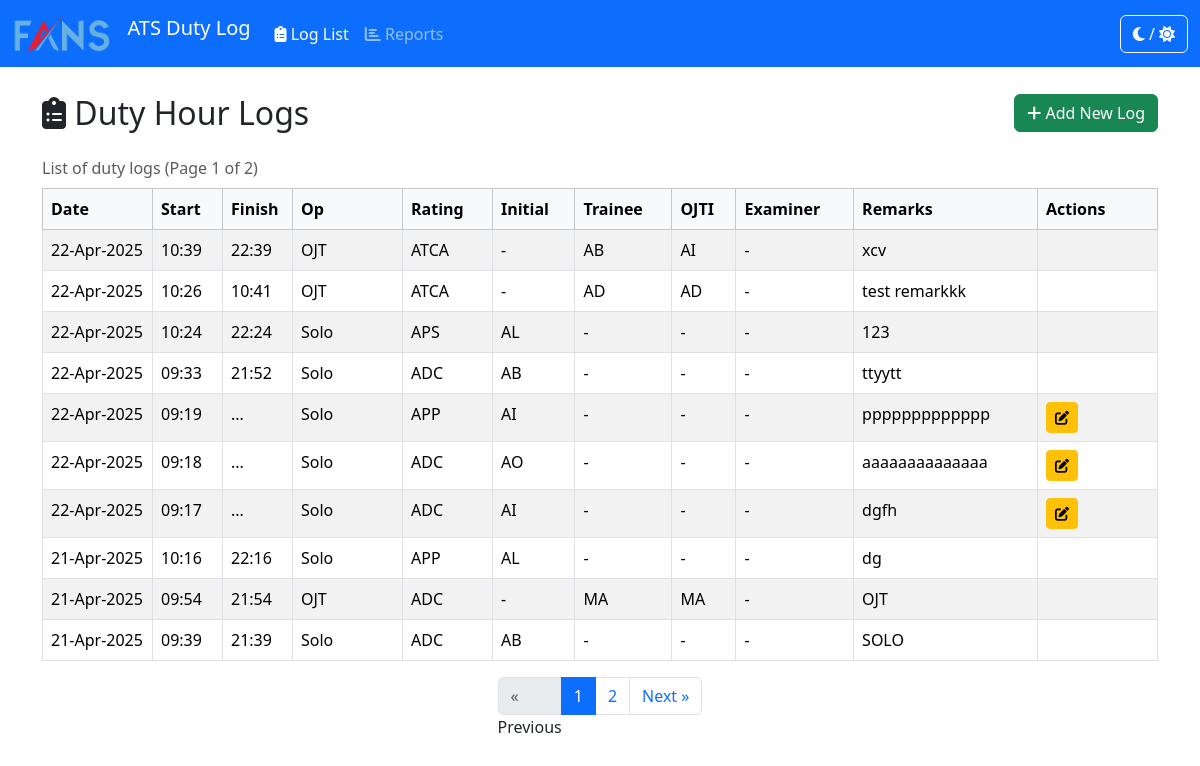
/logs/, run on an earlier commit of the app's database.
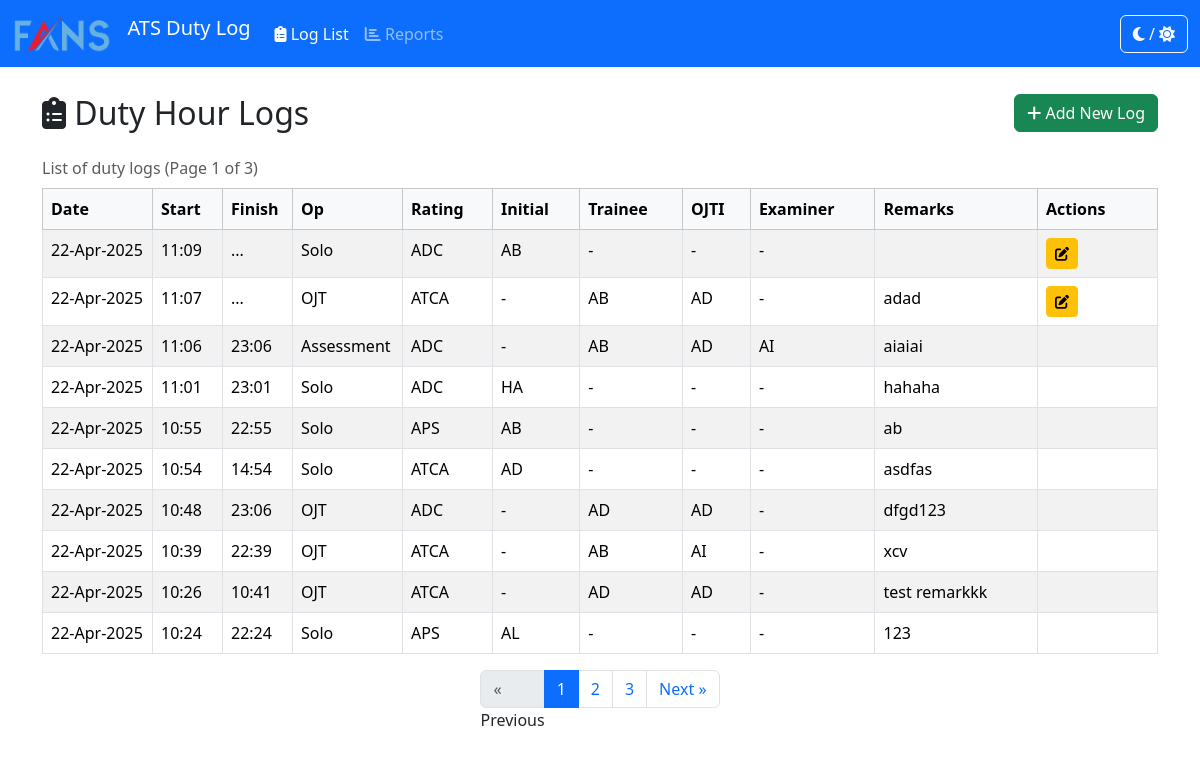
And on a later commit of the database.
### duty_hour_log/models.py (models this page shows, shortened)
class DutyHourLog(models.Model):
    OP_CHOICES = [
        ('', '---------'), # Add a blank choice
        ('Solo', 'Solo'),
        ('OJT', 'OJT'),
        ('Assessment', 'Assessment'),
    ]
    RATING_CHOICES = [
        ('ADC', 'ADC'),
        ('APP', 'APP'),
        ('APS', 'APS'),
        ('ATCA', 'ATCA'),
    ]
    op = models.CharField(
        max_length=20,
        choices=OP_CHOICES,
        verbose_name="Operation Type"
    )
    date = models.DateField()
    start_time = models.TimeField(verbose_name="Start Time")
    finish_time = models.TimeField(verbose_name="Finish Time", null=True, blank=True)
    rating = models.CharField(
        max_length=10,
        choices=RATING_CHOICES
    )
    initial = models.ForeignKey(
        Initial,
        on_delete=models.PROTECT,
        verbose_name="Initial (Controller)", # For Solo operations
        related_name='duty_logs_as_primary',
        null=True, # Made optional
        blank=True  # Made optional
    )
    ojti = models.ForeignKey(
        Initial,
        on_delete=models.PROTECT,
        null=True,
        blank=True,
        verbose_name="OJTI",
        related_name='duty_logs_as_ojti',
        help_text="Select for OJT operations."
    )
    examiner = models.ForeignKey(
        Initial,
        on_delete=models.PROTECT,
        null=True,
        blank=True,
        verbose_name="Examiner",
        related_name='duty_logs_as_examiner',
        help_text="Select for Assessment operations."
    )
    trainee = models.ForeignKey( # NEW FIELD
        Initial,
        on_delete=models.PROTECT,
        null=True,
        blank=True,
        verbose_name="Trainee",
        related_name='duty_logs_as_trainee',
        help_text="Select for OJT or Assessment operations."
    )
    remarks = models.TextField(blank=True, null=True)
    created_at = models.DateTimeField(auto_now_add=True)
    updated_at = models.DateTimeField(auto_now=True)
    class Meta:
        ordering = ['-date', '-start_time']
        verbose_name = "Duty Hour Log"
        verbose_name_plural = "Duty Hour Logs"

class Initial(models.Model):
    code = models.CharField(max_length=10, unique=True, help_text="Unique code/identifier for the Initial (e.g., 'JDS')")
    full_name = models.CharField(max_length=100, blank=True, null=True, help_text="Optional full name associated with the initial")
    is_active = models.BooleanField(default=True, help_text="Mark if this initial is currently active")
    class Meta:
        verbose_name = "Initial"
        verbose_name_plural = "Initials"
        ordering = ['code']

### duty_hour_log/views.py (the view)
# urls.py: path('', lambda request: redirect('log_list', permanent=False)), # Requires from django.shortcuts import redirect
def log_list(request):
    log_list_all = DutyHourLog.objects.all().order_by('-date', '-start_time')
    paginator = Paginator(log_list_all, 10) # Show 10 logs per page.
    page_number = request.GET.get('page')
    page_obj = paginator.get_page(page_number)
    active_initials = list(Initial.objects.filter(is_active=True).values('id', 'code'))
    op_choices = [{'value': c[0], 'display': c[1]} for c in DutyHourLog.OP_CHOICES]
    rating_choices = [{'value': c[0], 'display': c[1]} for c in DutyHourLog.RATING_CHOICES]
    context = {
        'page_obj': page_obj,
        'active_initials_json': json.dumps(active_initials), # Pass initials as JSON
        'op_choices_json': json.dumps(op_choices), # Pass choices as JSON
        'rating_choices_json': json.dumps(rating_choices), # Pass choices as JSON
        'today_date': date.today().isoformat(), # Default date for new row
    }
    return render(request, 'duty_hour_log/log_list_inline.html', context) # Use a new template name

### duty_hour_log/templates/duty_hour_log/log_list_inline.html (shortened to what this page needs)
{% extends 'duty_hour_log/base.html' %}
{% load static %}
{% block content %}
    <div class="row">
        <div class="col-12">
            <div class="d-flex justify-content-between align-items-center mb-3">
                 <h2 class="mb-0"><i class="fas fa-clipboard-list"></i> Duty Hour Logs</h2>
                 <button id="addLogRowBtn" class="btn btn-success"><i class="fas fa-plus"></i> Add New Log</button>
            </div>
            <div class="table-responsive">
                <table class="table table-striped table-hover table-bordered caption-top">
                    <caption>
                        List of duty logs {% if page_obj %}(Page {{ page_obj.number }} of {{ page_obj.paginator.num_pages }}){% endif %}
                    </caption>
                    <thead class="table-light">
                        <tr>
                            <th style="width: 110px;">Date</th>
                            <th style="width: 70px;">Start</th>
                            <th style="width: 70px;">Finish</th>
                            <th style="width: 110px;">Op</th>
                            <th style="width: 90px;">Rating</th>
                            <th>Initial</th>
                            <th>Trainee</th>
                            <th>OJTI</th>
                            <th>Examiner</th>
                            <th>Remarks</th>
                            <th style="width: 120px;">Actions</th>
                        </tr>
                    </thead>
                    <tbody id="logTableBody">
                        {% if page_obj.object_list %}
                            {% for log in page_obj %}
                                {% include 'duty_hour_log/partials/log_table_row_static.html' with log=log %}
                            {% endfor %}
                        {% else %}
                            <tr>
                                <td colspan="11" class="text-center">No duty hour logs found.</td>
                            </tr>
                        {% endif %}
                    </tbody>
                </table>
            </div>
            {% if page_obj and page_obj.has_other_pages %}
            <nav aria-label="Log pagination">
                <ul class="pagination justify-content-center">
                    {% if page_obj.has_previous %}
                        <li class="page-item">
                            <a class="page-link" href="?page={{ page_obj.previous_page_number }}" aria-label="Previous">
                                <span aria-hidden="true">«</span> Previous
                            </a>
                        </li>
                    {% else %}
                        <li class="page-item disabled">
                            <span class="page-link" aria-hidden="true">«</span> Previous
                        </li>
                    {% endif %}
                    {% for num in page_obj.paginator.page_range %}
                         {% if page_obj.number == num %}
                            <li class="page-item active" aria-current="page"><span class="page-link">{{ num }}</span></li>
                        {% elif num > page_obj.number|add:'-3' and num < page_obj.number|add:'3' %}
                            <li class="page-item"><a class="page-link" href="?page={{ num }}">{{ num }}</a></li>
                        {% endif %}
                    {% endfor %}
                    {% if page_obj.has_next %}
                        <li class="page-item">
                            <a class="page-link" href="?page={{ page_obj.next_page_number }}" aria-label="Next">
                                Next <span aria-hidden="true">»</span>
                            </a>
                        </li>
                    {% else %}
                        <li class="page-item disabled">
                            <span class="page-link">Next <span aria-hidden="true">»</span></span>
                        </li>
                    {% endif %}
                </ul>
            </nav>
            {% endif %}
        </div>
    </div>
{% endblock %}

### duty_hour_log/templates/duty_hour_log/partials/log_table_row_static.html
<tr data-log-id="{{ log.pk }}" data-start-time="{{ log.start_time|time:"H:i" }}">
    <td>{{ log.date|date:"d-M-Y" }}</td>
    <td>{{ log.start_time|time:"H:i" }}</td>
    <td class="td-finish-time" data-finish-time="{{ log.finish_time|time:"H:i"|default:'' }}">
        {{ log.finish_time|time:"H:i"|default:"..." }}
    </td>
    <td>{{ log.get_op_display }}</td>
    <td>{{ log.get_rating_display }}</td>
    <td>{{ log.initial.code|default:"-" }}</td>
    <td>{{ log.trainee.code|default:"-" }}</td>
    <td>{{ log.ojti.code|default:"-" }}</td>
    <td>{{ log.examiner.code|default:"-" }}</td>
    <td class="td-remarks" data-remarks="{{ log.remarks|default:'' }}">
        {{ log.remarks|default:""|truncatechars:30 }}
    </td>
    <td class="td-actions">
        {% if not log.finish_time %}
        <button type="button" class="btn btn-sm btn-warning edit-inline-btn" title="Edit Finish/Remarks">
            <i class="fas fa-edit"></i>
        </button>
        {% endif %}
    </td>
</tr>

What changed in the data, as far as the page shows it:
no longer on this page (row unchanged): DutyHourLog: date "22-Apr-2025", start_time "09:33", finish_time "21:52", op "Solo", rating "ADC", initial.code "AB", trainee.code "-", ojti.code "-", examiner.code "-", remarks "ttyytt"
no longer on this page (row unchanged): DutyHourLog: date "22-Apr-2025", start_time "09:19", finish_time "...", op "Solo", rating "APP", initial.code "AI", trainee.code "-", ojti.code "-", examiner.code "-", remarks "ppppppppppppp"
no longer on this page (row unchanged): DutyHourLog: date "22-Apr-2025", start_time "09:18", finish_time "...", op "Solo", rating "ADC", initial.code "AO", trainee.code "-", ojti.code "-", examiner.code "-", remarks "aaaaaaaaaaaaaa"
no longer on this page (row unchanged): DutyHourLog: date "22-Apr-2025", start_time "09:17", finish_time "...", op "Solo", rating "ADC", initial.code "AI", trainee.code "-", ojti.code "-", examiner.code "-", remarks "dgfh"
no longer on this page (row unchanged): DutyHourLog: date "21-Apr-2025", start_time "10:16", finish_time "22:16", op "Solo", rating "APP", initial.code "AL", trainee.code "-", ojti.code "-", examiner.code "-", remarks "dg"
no longer on this page (row unchanged): DutyHourLog: date "21-Apr-2025", start_time "09:54", finish_time "21:54", op "OJT", rating "ADC", initial.code "-", trainee.code "MA", ojti.code "MA", examiner.code "-", remarks "OJT"
no longer on this page (row unchanged): DutyHourLog: date "21-Apr-2025", start_time "09:39", finish_time "21:39", op "Solo", rating "ADC", initial.code "AB", trainee.code "-", ojti.code "-", examiner.code "-", remarks "SOLO"
added DutyHourLog: date "22-Apr-2025", start_time "11:09", finish_time "...", op "Solo", rating "ADC", initial.code "AB", trainee.code "-", ojti.code "-", examiner.code "-"
added DutyHourLog: date "22-Apr-2025", start_time "11:07", finish_time "...", op "OJT", rating "ATCA", initial.code "-", trainee.code "AB", ojti.code "AD", examiner.code "-", remarks "adad"
added DutyHourLog: date "22-Apr-2025", start_time "11:06", finish_time "23:06", op "Assessment", rating "ADC", initial.code "-", trainee.code "AB", ojti.code "AD", examiner.code "AI", remarks "aiaiai"
added DutyHourLog: date "22-Apr-2025", start_time "11:01", finish_time "23:01", op "Solo", rating "ADC", initial.code "HA", trainee.code "-", ojti.code "-", examiner.code "-", remarks "hahaha"
added DutyHourLog: date "22-Apr-2025", start_time "10:55", finish_time "22:55", op "Solo", rating "APS", initial.code "AB", trainee.code "-", ojti.code "-", examiner.code "-", remarks "ab"
added DutyHourLog: date "22-Apr-2025", start_time "10:54", finish_time "14:54", op "Solo", rating "ATCA", initial.code "AD", trainee.code "-", ojti.code "-", examiner.code "-", remarks "asdfas"
added DutyHourLog: date "22-Apr-2025", start_time "10:48", finish_time "23:06", op "OJT", rating "ADC", initial.code "-", trainee.code "AD", ojti.code "AD", examiner.code "-", remarks "dfgd123"
Also different on the page:
{{ page_obj.paginator.num_pages }}: "2" → "3"
new list line: "3"
